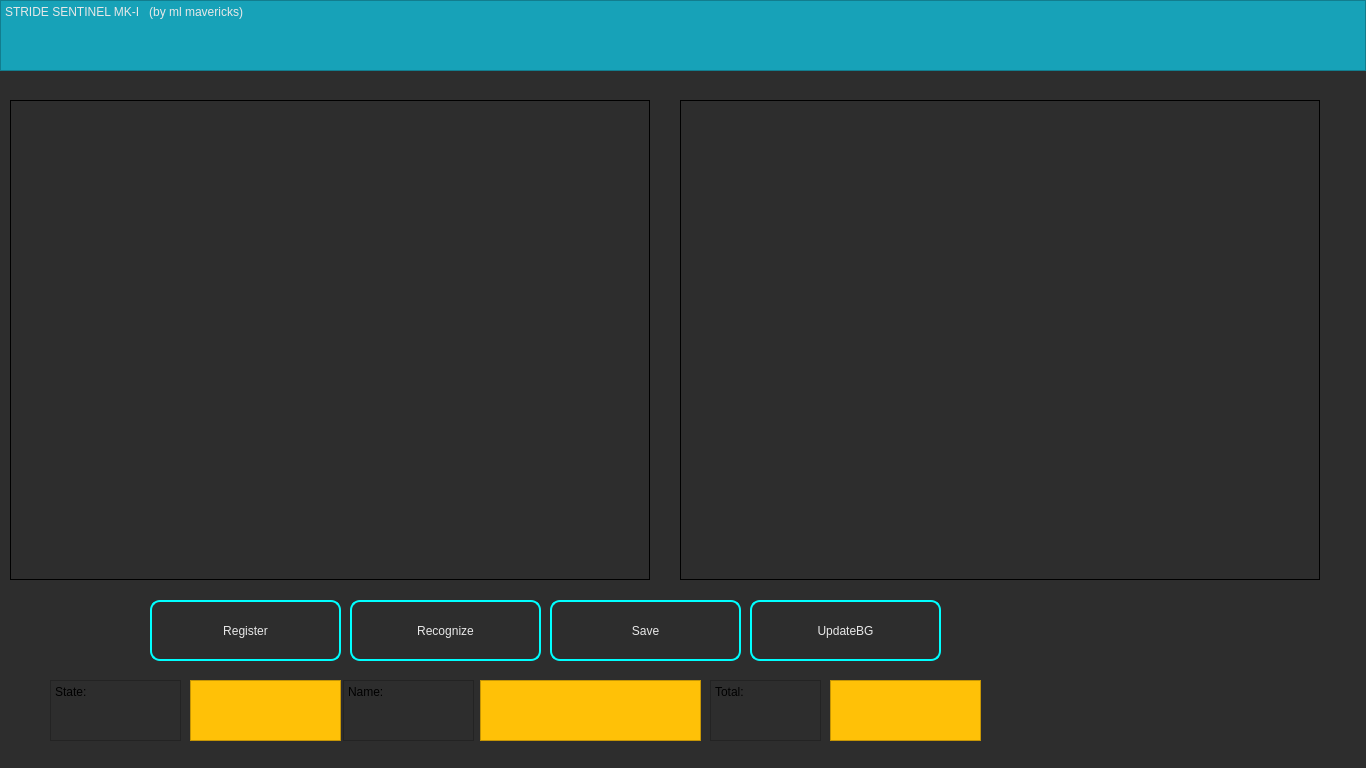
<?xml version="1.0" encoding="UTF-8"?>
<ui version="4.0">
 <class>MainWindow</class>
 <widget class="QMainWindow" name="MainWindow">
  <property name="geometry">
   <rect>
    <x>0</x>
    <y>0</y>
    <width>1366</width>
    <height>768</height>
   </rect>
  </property>
  <property name="windowTitle">
   <string>Stride Sentinel</string>
  </property>
  <property name="styleSheet">
   <string notr="true">font: 24pt "Times New Roman";
background-color: rgb(45, 45, 45); /* Black background */
</string>
  </property>
  <widget class="QWidget" name="centralwidget">
   <widget class="QPlainTextEdit" name="DemoName">
    <property name="geometry">
     <rect>
      <x>0</x>
      <y>0</y>
      <width>1366</width>
      <height>71</height>
     </rect>
    </property>
    <property name="styleSheet">
     <string notr="true">font: 75 36pt "Times New Roman";
color: rgb(232, 232, 232); /* White text */
background-color: rgb(23, 162, 184); /* Blue background */
</string>
    </property>
    <property name="plainText">
     <string>STRIDE SENTINEL MK-I   (by ml mavericks)</string>
    </property>
   </widget>
   <widget class="QPushButton" name="recognize">
    <property name="geometry">
     <rect>
      <x>350</x>
      <y>600</y>
      <width>191</width>
      <height>61</height>
     </rect>
    </property>
    <property name="styleSheet">
     <string notr="true">color: rgb(232, 232, 232); /*white text */
background-color: rgb(45, 45, 45); /* Black background */
border: 2px solid rgb(0, 255, 255); /* Teal border */
border-radius: 10px;</string>
    </property>
    <property name="text">
     <string>Recognize</string>
    </property>
   </widget>
   <widget class="QPushButton" name="save_gei">
    <property name="geometry">
     <rect>
      <x>550</x>
      <y>600</y>
      <width>191</width>
      <height>61</height>
     </rect>
    </property>
    <property name="styleSheet">
     <string notr="true">color: rgb(232, 232, 232); /* white text */
background-color: rgb(45, 45, 45); /* Black background */
border: 2px solid rgb(0, 255, 255); /* Teal border */
border-radius: 10px;</string>
    </property>
    <property name="text">
     <string>Save</string>
    </property>
   </widget>
   <widget class="QPushButton" name="register_2">
    <property name="geometry">
     <rect>
      <x>150</x>
      <y>600</y>
      <width>191</width>
      <height>61</height>
     </rect>
    </property>
    <property name="styleSheet">
     <string notr="true">color: rgb(232, 232, 232); /* white text */
background-color: rgb(45, 45, 45); /* Black background */
border: 2px solid rgb(0, 255, 255); /* Teal border */
border-radius: 10px;</string>
    </property>
    <property name="text">
     <string>Register</string>
    </property>
   </widget>
   <widget class="QPushButton" name="updater">
    <property name="geometry">
     <rect>
      <x>750</x>
      <y>600</y>
      <width>191</width>
      <height>61</height>
     </rect>
    </property>
    <property name="styleSheet">
     <string notr="true">color: rgb(232, 232, 232); /* white text */
background-color: rgb(45, 45, 45); /* Black background */
border: 2px solid rgb(0, 255, 255); /* Teal border */
border-radius: 10px;</string>
    </property>
    <property name="text">
     <string>UpdateBG</string>
    </property>
   </widget>
   <widget class="QLabel" name="video_label">
    <property name="geometry">
     <rect>
      <x>10</x>
      <y>100</y>
      <width>640</width>
      <height>480</height>
     </rect>
    </property>
    <property name="frameShape">
     <enum>QFrame::Box</enum>
    </property>
    <property name="text">
     <string/>
    </property>
    <property name="alignment">
     <set>Qt::AlignCenter</set>
    </property>
   </widget>
   <widget class="QLabel" name="seg_label"> <!-- Added QLabel for segmentation stream -->
    <property name="geometry">
     <rect>
      <x>680</x>
      <y>100</y>
      <width>640</width>
      <height>480</height>
     </rect>
    </property>
    <property name="frameShape">
     <enum>QFrame::Box</enum>
    </property>
    <property name="text">
     <string/>
    </property>
    <property name="alignment">
     <set>Qt::AlignCenter</set>
    </property>
   </widget>
   <widget class="QPlainTextEdit" name="plainTextEdit_2">
    <property name="geometry">
     <rect>
      <x>50</x>
      <y>680</y>
      <width>131</width>
      <height>61</height>
     </rect>
    </property>
    <property name="plainText">
     <string>State:</string>
    </property>
   </widget>
   <widget class="QTextEdit" name="state_print">
    <property name="geometry">
     <rect>
      <x>190</x>
      <y>680</y>
      <width>151</width>
      <height>61</height>
     </rect>
    </property>
    <property name="styleSheet">
     <string notr="true">font: 18pt "Times New Roman";
color: rgb(0, 0, 0); /* Black text */
background-color: rgb(255, 193, 7); /* Yellow background */
</string>
    </property>
   </widget>
   <widget class="QPlainTextEdit" name="plainTextEdit_3">
    <property name="geometry">
     <rect>
      <x>343</x>
      <y>680</y>
      <width>131</width>
      <height>61</height>
     </rect>
    </property>
    <property name="plainText">
     <string>Name:</string>
    </property>
   </widget>
   <widget class="QTextEdit" name="id_name">
    <property name="geometry">
     <rect>
      <x>480</x>
      <y>680</y>
      <width>221</width>
      <height>61</height>
     </rect>
    </property>
    <property name="styleSheet">
     <string notr="true">font: 18pt "Times New Roman";
color: rgb(0, 0, 0); /* Black text */
background-color: rgb(255, 193, 7); /* Yellow background */
</string>
    </property>
   </widget>
   <widget class="QPlainTextEdit" name="plainTextEdit_4">
    <property name="geometry">
     <rect>
      <x>710</x>
      <y>680</y>
      <width>111</width>
      <height>61</height>
     </rect>
    </property>
    <property name="plainText">
     <string>Total:</string>
    </property>
   </widget>
   <widget class="QTextEdit" name="id_num">
    <property name="geometry">
     <rect>
      <x>830</x>
      <y>680</y>
      <width>151</width>
      <height>61</height>
     </rect>
    </property>
    <property name="styleSheet">
     <string notr="true">font: 18pt "Times New Roman";
color: rgb(0, 0, 0); /* Black text */
background-color: rgb(255, 193, 7); /* Yellow background */
</string>
    </property>
   </widget>
  </widget>
 </widget>
 <resources/>
 <connections/>
</ui>
